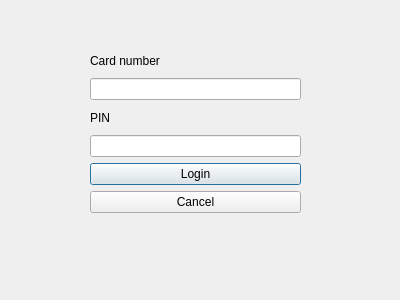
<?xml version="1.0" encoding="UTF-8"?>
<ui version="4.0">
 <class>LoginDialog</class>
 <widget class="QDialog" name="LoginDialog">
  <property name="geometry">
   <rect>
    <x>0</x>
    <y>0</y>
    <width>400</width>
    <height>300</height>
   </rect>
  </property>
  <property name="windowTitle">
   <string>Dialog</string>
  </property>
  <widget class="QWidget" name="widget" native="true">
   <property name="geometry">
    <rect>
     <x>90</x>
     <y>50</y>
     <width>211</width>
     <height>191</height>
    </rect>
   </property>
   <layout class="QVBoxLayout" name="verticalLayout">
    <item>
     <widget class="QLabel" name="label">
      <property name="text">
       <string>Card number</string>
      </property>
     </widget>
    </item>
    <item>
     <widget class="QLineEdit" name="cardNumberLineEdit"/>
    </item>
    <item>
     <widget class="QLabel" name="label_2">
      <property name="text">
       <string>PIN</string>
      </property>
     </widget>
    </item>
    <item>
     <widget class="QLineEdit" name="pinLineEdit">
      <property name="echoMode">
       <enum>QLineEdit::EchoMode::Password</enum>
      </property>
     </widget>
    </item>
    <item>
     <widget class="QPushButton" name="loginButton">
      <property name="text">
       <string>Login</string>
      </property>
     </widget>
    </item>
    <item>
     <widget class="QPushButton" name="cancelButton">
      <property name="text">
       <string>Cancel</string>
      </property>
     </widget>
    </item>
    <item>
     <widget class="QLabel" name="errorLabel">
      <property name="palette">
       <palette>
        <active>
         <colorrole role="WindowText">
          <brush brushstyle="SolidPattern">
           <color alpha="255">
            <red>170</red>
            <green>0</green>
            <blue>0</blue>
           </color>
          </brush>
         </colorrole>
        </active>
        <inactive>
         <colorrole role="WindowText">
          <brush brushstyle="SolidPattern">
           <color alpha="255">
            <red>170</red>
            <green>0</green>
            <blue>0</blue>
           </color>
          </brush>
         </colorrole>
        </inactive>
        <disabled/>
       </palette>
      </property>
      <property name="text">
       <string/>
      </property>
      <property name="wordWrap">
       <bool>true</bool>
      </property>
     </widget>
    </item>
   </layout>
  </widget>
 </widget>
 <resources/>
 <connections/>
</ui>
